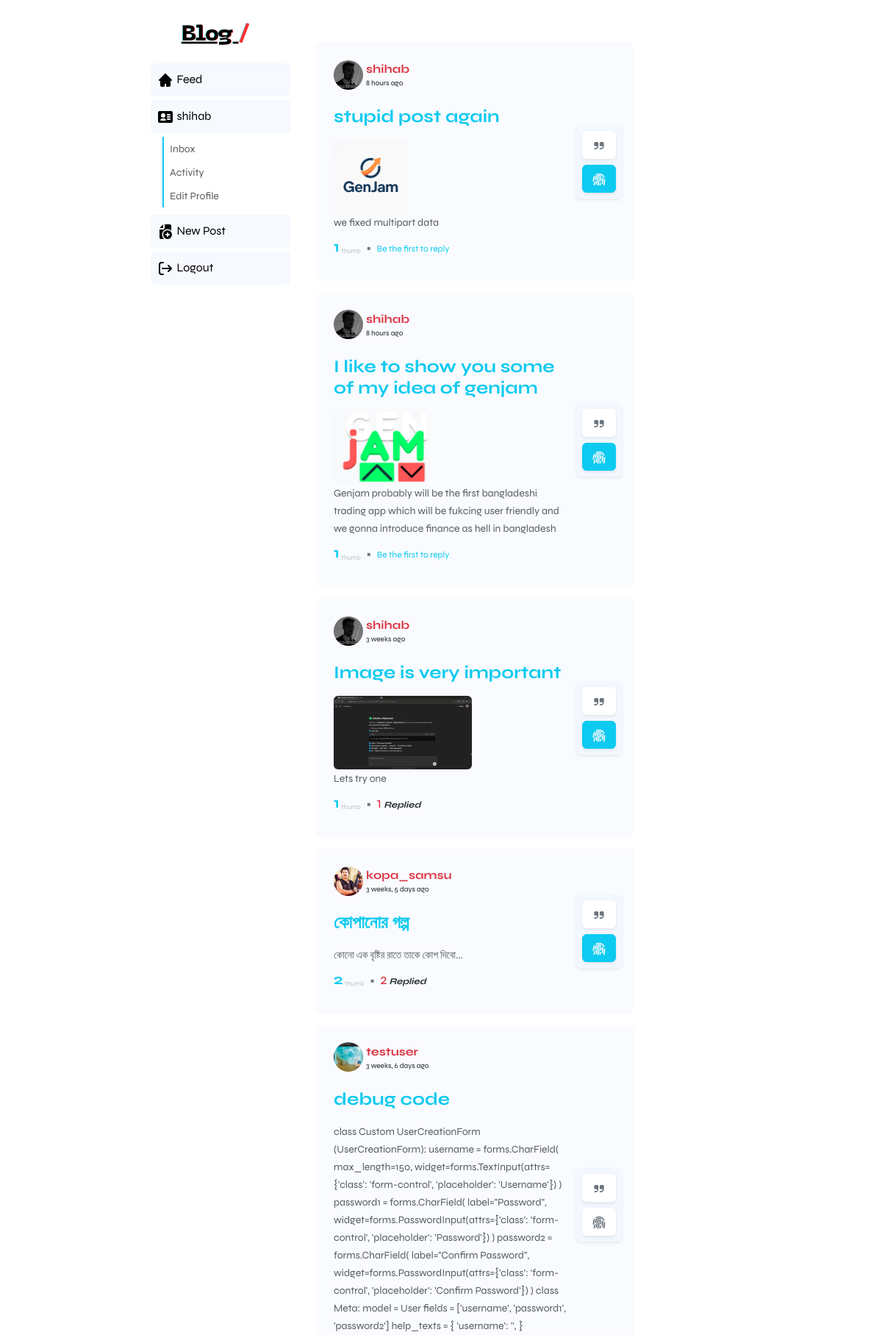
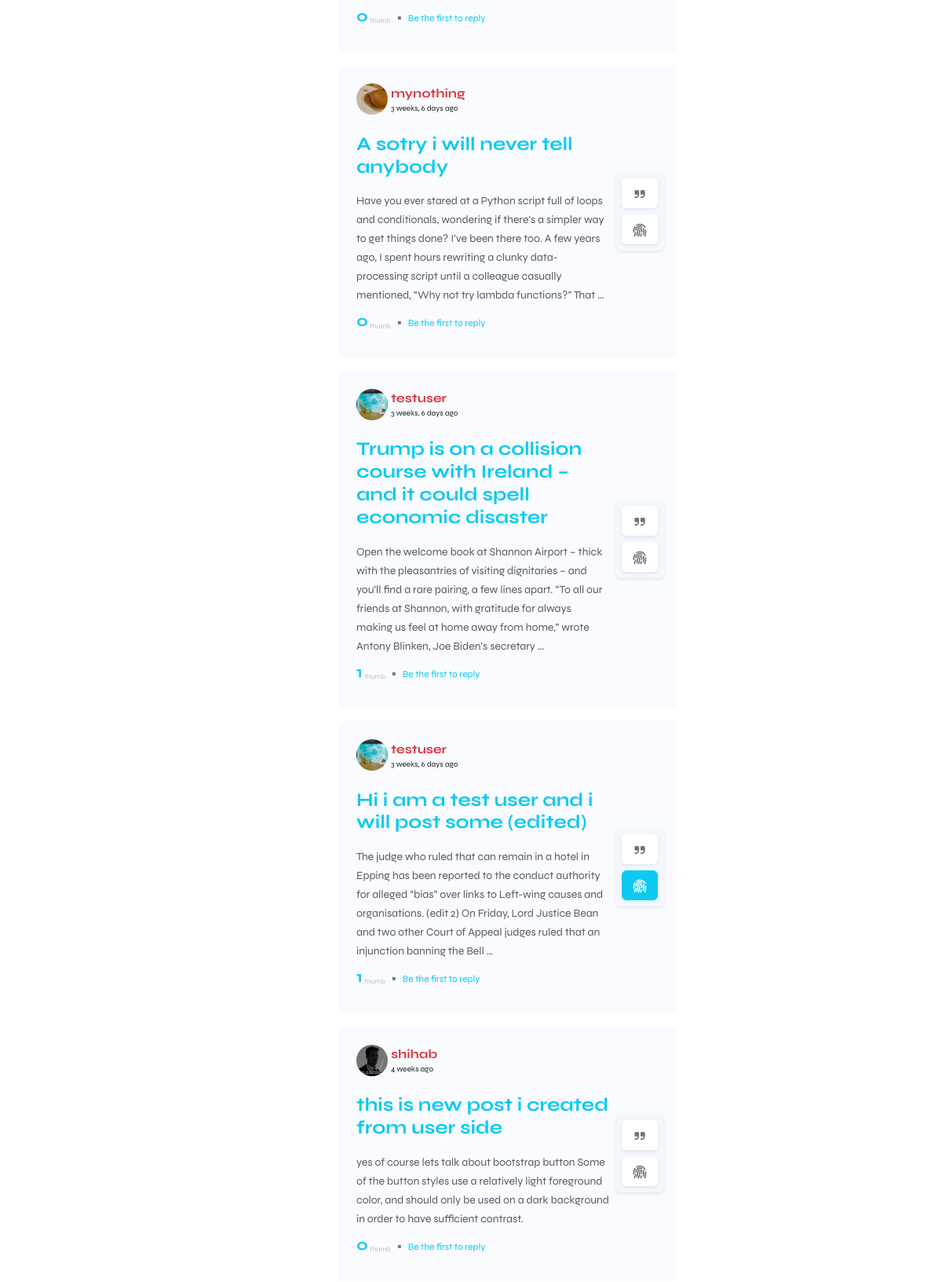
The app's page / (signed in, upper part) with its own data (2 pictures, top to bottom).
### blog/models.py (models this page shows, shortened)
class Post (models.Model):
    title = models.CharField(max_length=200)
    content = models.TextField()
    created_at = models.DateTimeField(auto_now_add=True)
    author = models.ForeignKey(User, on_delete=models.CASCADE, related_name="posts", null=True)
    image = models.ImageField(upload_to='post_images/', blank=True, null=True)  # New field
    def total_likes (self):
        if self.likes.count():
            return self.likes.count()
        else :
            return 0
    def total_comments(self):
        if self.comments.count():
            return self.comments.count()
        else:
            return 0
    def liked_by_user(self, user):
        return self.likes.filter(user=user).exists()

class UserProfile(models.Model):
    user =  models.OneToOneField(User, on_delete=models.CASCADE)
    bio = models.TextField(blank=True, null=True)
    profile_image = models.ImageField(upload_to='profile_images/', default='default.png')

### blog/views.py (the view)
def home(request):
    posts = Post.objects.all().order_by('-created_at')
    return render(request, 'blog/home.html', {'posts':posts})

### blog/templatetags/app_icons.py (called while the page is built)
@register.simple_tag
def get_icon(name, size=20, cls=""):
    file_path = os.path.join(ICON_PATH, f"{name}.svg")
    try:
        with open(file_path, "r") as f:
            svg = f.read()
        svg = svg.replace("<svg", f'<svg width="{size}" height="{size}" class="{cls}"')
        return mark_safe(svg)
    except FileNotFoundError:
        return f"<!-- icon '{name}' not found -->"

### blog/templatetags/post_extras.py (called while the page is built)
@register.filter
def liked_by_user(post, user):
    return post.liked_by_user(user)

### blog/templates/blog/home.html (shortened to what this page needs)
{% extends "blog/base.html" %}
{% block content %}
{% for post in posts %}
<div class="card shadow bg-custom-post-head my-3 desktop-card" style="width: 94%; margin: 10px 10px; border:none;">
    <div class="card-body">
        <div class="d-flex justify-content-between">
            <div class="w-100 pb-0">
                <a class="text-decoration-none " href="{% url 'post_detail' post.pk %}">
                    <div
                            class="d-flex justify-content-start align-items-center ps-2 p-1  mb-2 rounded" >
                        <div class="">
                            <img class="post-user-thumb"
                                 src="{{ post.author.userprofile.profile_image.url }}" alt="">
                        {% load humanize %}
                        </div>
                        <div class="p-1">
                            <p class="text-danger pm-zero"><b> {{ post.author.username }}</b></p>
                            <p class="tiny-text  pm-zero text-dark fst-bold" >{{ post.created_at|naturaltime }}</p>
                        </div>
                    </div>
                    <h4 class="card-title text-info py-2 ps-2 rounded "><b>{{ post.title }}</b></h4>
                    {% if post.image %}
                        <span class="p-2">
                            <img src="{{post.image.url}}" class="img-fluid p-0  rounded bg-light"
                             alt="post image" style="height:100px;!important">
                        </span>
                    {% endif %}
                    <p class="card-text text-muted text-break text-wrap ps-2 ">
                        <small>{{ post.content|truncatewords:50 }}</small>
                    </p>
                </a>
                <p class="pt-2 ps-1">
                    {% if request.user.is_authenticated %}
                        <span class="text-lightpro badge p-1" style="border-radius:0">
                            <i><b class="fs-5 text-info">{{ post.total_likes }}</b>&nbsp;<sub>thumb</sub></i>
                        </span>
                        <span class="text-secondary">&bull;</span>
                        <span class="text-dark fst-italic badge p-1" style="border-radius:0">
                               {% if  post.total_comments  %}
                                  <span class="text-danger fs-5">{{ post.total_comments}}</span> Replied
                               {% else %}
                                   <span class="text-info">Be the first to reply</span>
                               {% endif %}
                        </span>
                    {% else %}
                        <span class="badge text-light bg-info">Log in to read full post!</span>
                    {% endif %}
                </p>
            </div>
            {% load app_icons %}
            {% load post_extras %}
            <div
                    class="m-auto bg-bluelight shadow-sm p-2 rounded ms-2 d-flex flex-column justify-content-center align-items-center">
                <div class="mb-2 text-center">
                    <button class="btn btn-white text-secondary shadow-sm" data-bs-toggle="modal" data-bs-target="#requoteModal{{ post.pk }}">
                         {% get_icon "requote" %}
                    </button>
                </div>
                <div class="text-center">
                    {% if request.user.is_authenticated %}
                    <form action="{% url 'toggle_like' post.pk %}" method="post">
                        {% if post|liked_by_user:user %}
                        <button type="submit" class="btn btn-info shadow-sm text-light">
                            {% get_icon "thumb" %}
                        </button>
                        {% else %}
                        <button type="submit" class="btn btn-white text-secondary shadow-sm">
                            {% get_icon "thumb" %}
                        </button>
                        {% endif %}
                    </form>
                    {% else %}
                               <span class="text-info badge p-0" style="border-radius:0">
                                       <b class="fs-6 fst-italic text-info">{{ post.total_likes }}</b>
                                       {% get_icon "thumb" size=15 %}
                               </span>
                    {% endif %}
                </div>
            </div>
        </div>
    </div>
</div>
{% endfor %}
{% endblock %}

### blog/templates/blog/base.html (shortened to what this page needs)
<!DOCTYPE html>
<html lang="en">
<head>
    <link href="https://cdn.jsdelivr.net/npm/bootstrap@5.3.8/dist/css/bootstrap.min.css" rel="stylesheet">
</head>
<body >
    <nav class="navbar navbar-expand-lg bg-custom-nav shadow-sm fixed-top m-0 ">
      <div class="container-fluid ">
        <a class="navbar-brand" href="{% url 'home' %}">
            <img class="logo" src="{{ MEDIA_URL }}logo/logov3.png" alt="🅱️log" >
        </a>
        <div class="collapse navbar-collapse" id="navbarNav">
          <ul class="navbar-nav ">
              {% load app_icons %}
              {% if user.is_authenticated %}
                <li class="nav-item">
                    <a class="nav-link desktop-only" href="{% url 'home' %}">
                        <span> {% get_icon "home" size=24 %} </span>
                        <span> Feed </span>
                    </a>
                </li>
                <li class="nav-item">
                    <a class="nav-link" href="{% url 'profile' %}">
                        <span> {% get_icon "profile" size=24 %} </span>
                        <span>{{ user.username }}</span>
                    </a>
                </li>
                <li class="nav-item bg-white ">
                    <div class="ms-3 ps-2 py-1 border-2 border-start border-info">
                        <a href="{% url 'bin_inbox' %}"
                           class="d-none d-md-inline  text-decoration-none text-muted">
                            <small>Inbox</small>
                        </a>
                    </div>
                    <div class="ms-3 ps-2 py-1 border-2 border-start border-info">
                        <a href="{% url 'activity_page' %}"
                           class="d-none d-md-inline text-decoration-none text-muted">
                            <small>Activity</small>
                        </a>
                    </div>
                    <div class="ms-3 ps-2 py-1 border-2 border-start border-info">
                        <a href="{% url 'edit_profile' %}"
                           class="d-none d-md-inline text-decoration-none text-muted">
                           <small>Edit Profile</small>
                        </a>
                    </div>
                </li>
                <li class="nav-item ">
                    <a class="nav-link" href="{% url 'create_post' %}">
                        <span> {% get_icon "post_new" size=24 %} </span>
                        <span>New Post</span>
                    </a>
                </li>
                <li class="nav-item">
                    <form method="post" action="{% url 'logout' %}" style="display:inline;">
                        <a type="submit" class="nav-link ">
                            <span> {% get_icon "logout" size=24 %} </span>
                            <span>Logout</span>
                        </a>
                    </form>
                </li>
              {% endif %}
          </ul>
        </div>
      </div>
</nav>
    <main class="py-5 bg-white" >
        {% block content %}{% endblock %}
    </main>
</body>
</html>

### blog/templates/blog/base.html (style rules this page uses)
:root { --cell: 20px; --line-color: whitesmoke; --bg: white; }
* { font-family: "Syne", sans-serif; font-optical-sizing: auto; font-weight: 400; font-style: normal; }
html,body { height:100%; margin:0; }
.btn-white { background: white; }
.text-lightpro { color: #bcbfc2; }
.post-user-thumb { height: 40px; width: 40px; border-radius: 50%; }
.logo { height:30px; }
.tiny-text { font-size : 10px!important; }
.bg-bluelight { background: #e8f0fc66; }
.pm-zero { padding:0 ; margin:0; }
.bg-custom-post-head { background : linear-gradient(90deg,rgba(237, 242, 250, 0.8) 10%, rgba(255, 255, 255, 1) 70%); }
.bg-custom-nav { background : linear-gradient(90deg, rgba(255, 255, 255, 1) 10%,rgba(237, 242, 250, 1) 70%); }
.desktop-only { display:none; }
body { width: 100%; margin: 0 auto; padding: 0px; box-sizing: border-box; }
@media (min-width: 768px) { body { width: 50%; margin: 0 auto; min-height: 100vh; display: flex; justify-content: flex-start; align-items: start; flex-direction: column; overflow-y: auto; } }
@media (min-width: 1024px) { .desktop-only { display: block; } }
@media (min-width: 1024px) { .navbar { width: 400px; height: 100vh; position: fixed; top: 0; left: 0; flex-direction: column !important; justify-content: flex-start !important; align-items: stretch !important; padding-top: 20px; box-shadow: none !important ; background: #fff !important; padding-left:200px; overflow-y: auto; margin-top:2rem; } }
@media (min-width: 1024px) { .navbar .container-fluid { display: flex !important; flex-direction: column !important; height: 100%; padding: 5px; } }
@media (min-width: 1024px) { .navbar-brand { margin-bottom: 20px; text-align: left !important; } }
@media (min-width: 1024px) { #navbarNav { display: flex !important; flex-direction: column !important; width: 100%; } }
@media (min-width: 1024px) { .navbar-nav { flex-direction: column !important; width: 100%; } }
@media (min-width: 1024px) { .nav-item { width: 100%; margin-bottom: 5px; background: #e8f0fc66; border-radius: 5px; } }
@media (min-width: 1024px) { .nav-link { width: 100%; padding: 10px 20px; color: black; } }
@media (min-width: 1024px) { .desktop-card { background: #e8f0fc44!important; box-shadow: none!important; border: 0px solid #ccc !important; border-radius: 5px; margin-top: 10px!important; margin-left: 150px; } }
@media (min-width: 1024px) { main { margin-left: 100px; padding: 0px 20px !important; max-height: 100vh; overflow-y: auto; scrollbar-width: none; } }

### records on screen
Post: author.userprofile.profile_image (picture), author.username "shihab", created_at "8 hours ago", title "stupid post again", image (picture), content "we fixed multipart data", total_likes "1", shows "Be the first to reply"
Post: author.userprofile.profile_image (picture), author.username "shihab", created_at "8 hours ago", title "I like to show you some of my idea of genjam", image (picture), content "Genjam probably will be the first bangladeshi trading app which will be fukcing user friendly and we gonna introduce finance as hell in bangladesh", total_likes "1", shows "Be the first to reply"
Post: author.userprofile.profile_image (picture), author.username "shihab", created_at "3 weeks ago", title "Image is very important", image (picture), content "Lets try one", total_likes "1", total_comments "1"
Post: author.userprofile.profile_image (picture), author.username "kopa_samsu", created_at "3 weeks, 5 days ago", title "কোপানোর গল্প", content "কোনো এক বৃষ্টির রাতে তাকে কোপ দিবো...", total_likes "2", total_comments "2"
Post: author.userprofile.profile_image (picture), author.username "testuser", created_at "3 weeks, 6 days ago", title "debug code", content "class Custom UserCreationForm (UserCreationForm): username = forms.CharField( max_length=150, widget=forms.TextInput(attrs={'class': 'form-control', 'placeholder': 'Username'}) ) password1 = forms.CharField( label=\"Password\", widget=forms.PasswordInput(attrs={'class': 'form-control', 'placeholder': 'Password'}) ) password2 = forms.CharField( label=\"Confirm Password\", widget=forms.PasswordInput(attrs={'class': 'form-control', 'placeholder': 'Confirm Password'}) ) class Meta: model = User fields = ['username', 'password1', 'password2'] help_texts = { 'username': '', }", total_likes "0", shows "Be the first to reply"
Post: author.userprofile.profile_image (picture), author.username "mynothing", created_at "3 weeks, 6 days ago", title "A sotry i will never tell anybody", content "Have you ever stared at a Python script full of loops and conditionals, wondering if there's a simpler way to get things done? I’ve been there too. A few years ago, I spent hours rewriting a clunky data-processing script until a colleague casually mentioned, “Why not try lambda functions?” That …", total_likes "0", shows "Be the first to reply"
Post: author.userprofile.profile_image (picture), author.username "testuser", created_at "3 weeks, 6 days ago", title "Trump is on a collision course with Ireland – and it could spell economic disaster", content "Open the welcome book at Shannon Airport – thick with the pleasantries of visiting dignitaries – and you’ll find a rare pairing, a few lines apart. “To all our friends at Shannon, with gratitude for always making us feel at home away from home,” wrote Antony Blinken, Joe Biden’s secretary …", total_likes "1", shows "Be the first to reply"
Post: author.userprofile.profile_image (picture), author.username "testuser", created_at "3 weeks, 6 days ago", title "Hi i am a test user and i will post some (edited)", content "The judge who ruled that can remain in a hotel in Epping has been reported to the conduct authority for alleged “bias” over links to Left-wing causes and organisations. (edit 2) On Friday, Lord Justice Bean and two other Court of Appeal judges ruled that an injunction banning the Bell …", total_likes "1", shows "Be the first to reply"
Post: author.userprofile.profile_image (picture), author.username "shihab", created_at "4 weeks ago", title "this is new post i created from user side", content "yes of course lets talk about bootstrap button Some of the button styles use a relatively light foreground color, and should only be used on a dark background in order to have sufficient contrast.", total_likes "0", shows "Be the first to reply"

### other values on screen
{{ user.username }} "shihab"
